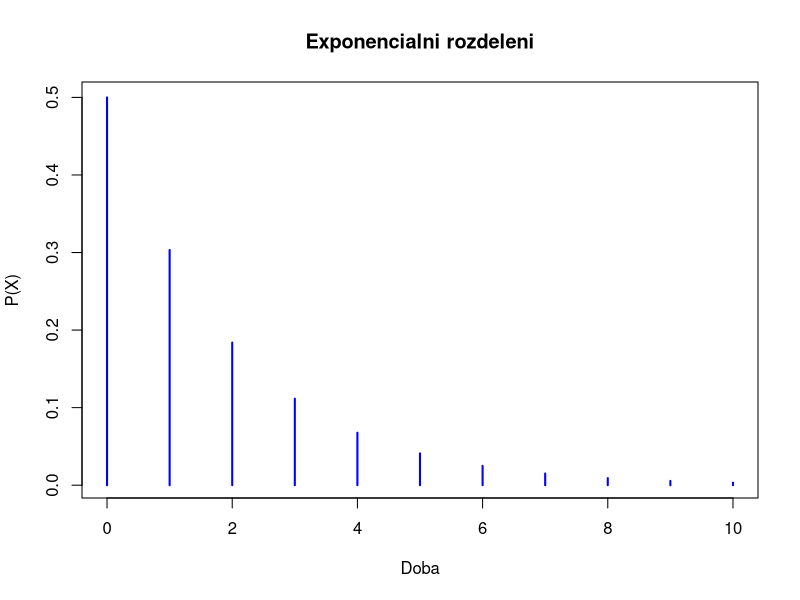
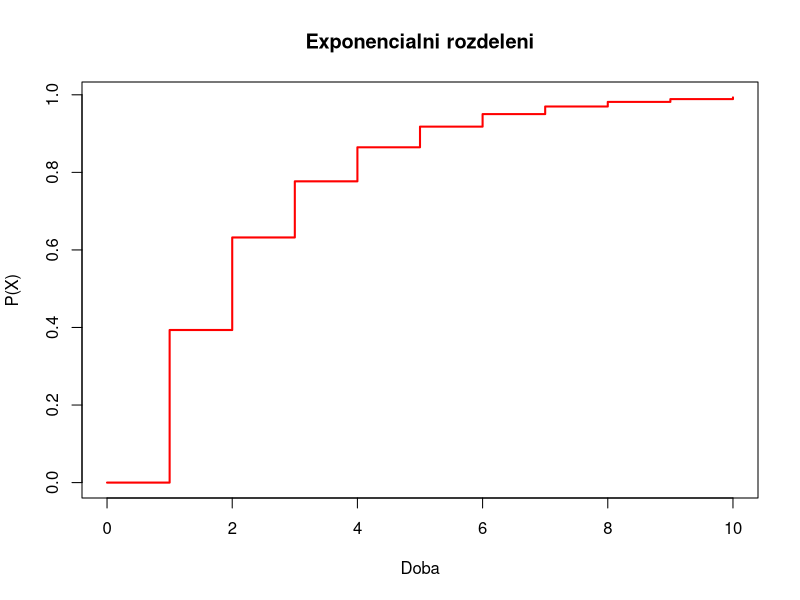
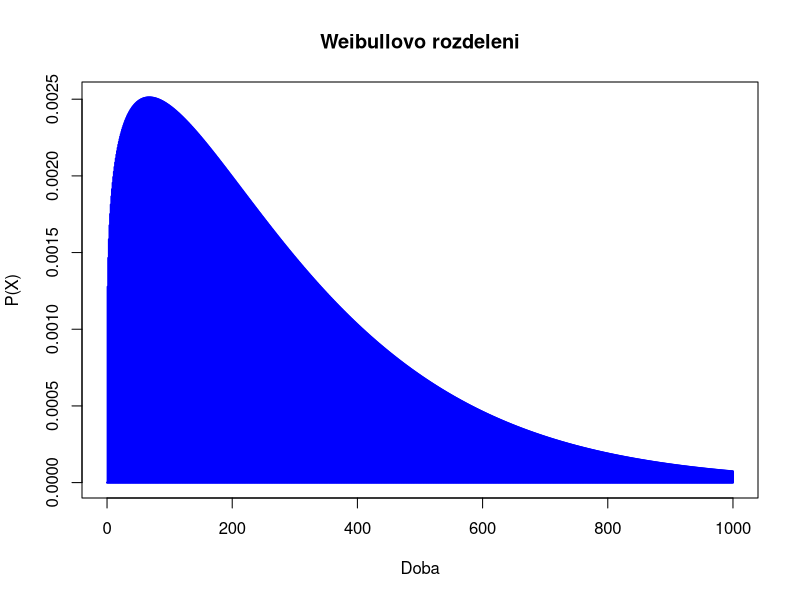
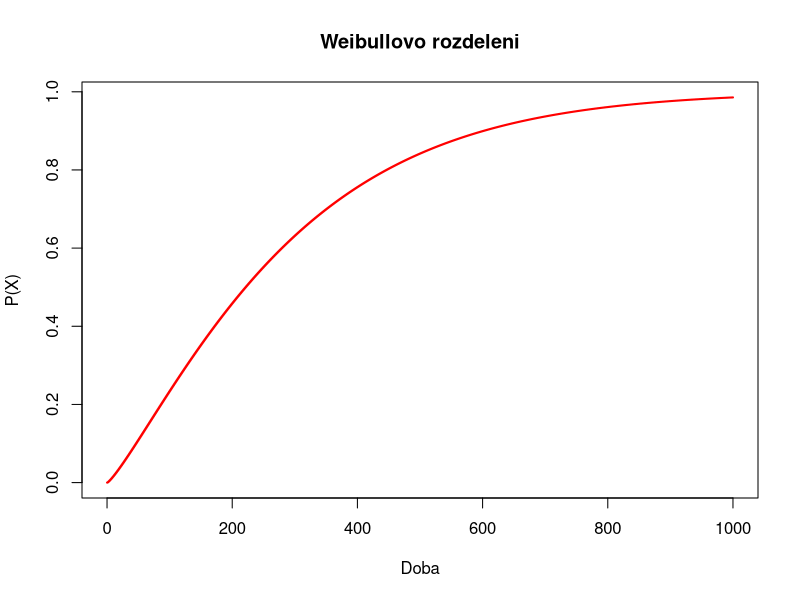
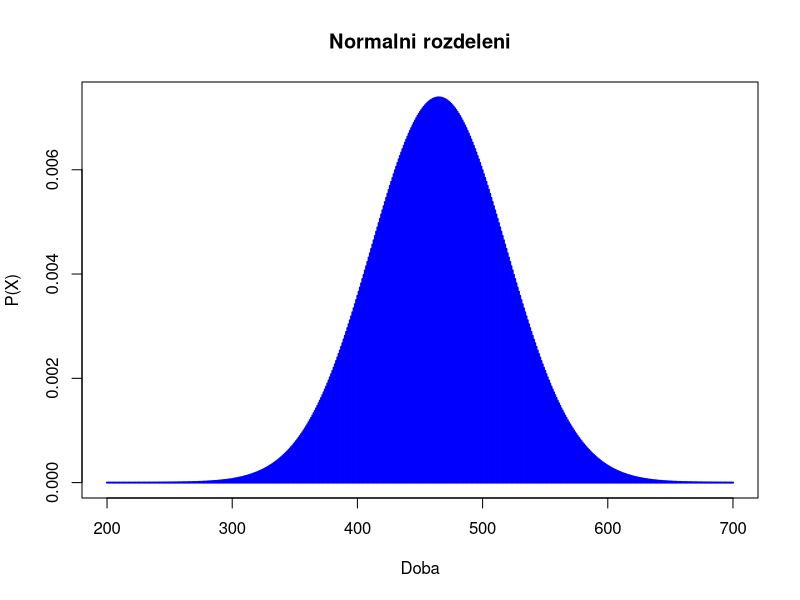
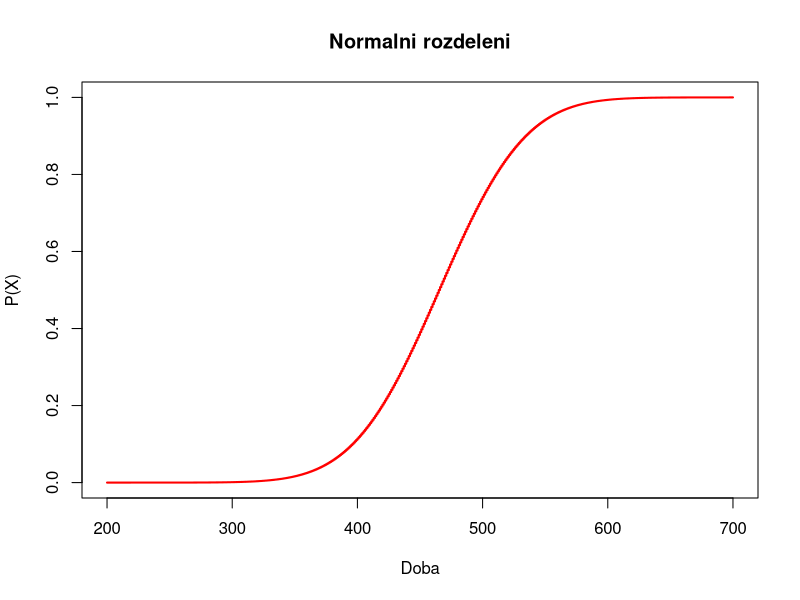

Write R code to recreate these figures, in order.
# decil - hodnota, pod kterou padá 10% hodnot
# 6 decil - hodnota, pod kterou padá 60% hodnot
# V R to dostanu napr. takto:
# qbinom(0.6, 200, 0.05)
# ---- Rovnoměrné rozdělení ----
# Hustota prabděpodobnosti je konstantní v intervalu (a, b) a mimo něj je nulová
# Střední hodnota: E(X) = (a + b) / 2
# Rozptyl: D(X) = (b - a)^2 / 12
# Matematicky zapis - Ro(a; b)
# a - dolní mez intervalu
# b - horní mez intervalu
# v R - dunif(x, a, b)
# ---- Exponenciální rozdělení ----
# Délka časových intervalů mezi událostmi které se vyskytují nezávisle s konstantní intenzitou
# Poissonův proces: události se vyskytují nezávisle s konstantní intenzitou
# Matematicky zapis - Exp(lambda)
# v R - dexp(x, lambda)
# lambda - hustota událostí - 1 / střední hodnota
# x - délka intervalu
# strendni hodnota: E(X) = 1 / lambda
# rozptyl: D(X) = 1 / lambda^2

sd = 2
lambda = 1 / sd

#graf hustoty pravdepodobnosti
x = 0:10
plot(x, dexp(x, lambda), type="h", lwd=2, col="blue", xlab="Doba", ylab="P(X)", main="Exponencialni rozdeleni")
#graf distribucni funkce
plot(x, pexp(x, lambda), type="s", lwd=2, col="red", xlab="Doba", ylab="P(X)", main="Exponencialni rozdeleni")

#pravdepodobnost, ze doba bude kratsi nez 1 den
pexp(1, lambda)

#pravdepodobnost, ze doba bude delsi nez 3 dny jestlize je 2 dni porad v tele
# P(X > 3 | X > 2) = P(X > 3) / P(X > 2) = 1 - P(X <= 3) / 1 - P(X <= 2)
(1 - pexp(3, lambda)) / (1 - pexp(2, lambda))

# urcete dolni kvartil a interpretujte ho
qexp(0.25, lambda)
# je 25% pravdepodobnost, ze potrebna k vylouceni leku z tela dospleho bude kratsi nez 0.57 dne

#  ---- Weibullovo rozdělení ----
# zoobecneni exponencialniho rozdeleni - lze jim modelovat i obdobi detskych nemoci a obdobi stanuti
# Matematicky zapis - Wb(scale, shape)
# v R - dweibull(x, scale, shape)

shape = 1.2
scale = 300
# hustota pravdepodobnosti
x = 0:1000
plot(x, dweibull(x, scale = scale, shape = shape), type="h", lwd=2, col="blue", xlab="Doba", ylab="P(X)", main="Weibullovo rozdeleni")
# distribucni funkce
plot(x, pweibull(x, scale = scale, shape = shape), type="s", lwd=2, col="red", xlab="Doba", ylab="P(X)", main="Weibullovo rozdeleni")

#pravdepodobnost pro dobu kratsi nez 250
pweibull(250, scale = scale, shape = shape)

#pravdepodobnost pro dobu delsi nez 320 jestlize se po 290 nic nestalo
# P(X > 320 | X > 290) = P(X > 320) / P(X > 290) = 1 - P(X <= 320) / 1 - P(X <= 290)
(1 - pweibull(320, scale = scale, shape = shape)) / (1 - pweibull(290, scale = scale, shape = shape))

# urcete 7.decil a interpretujte ho
# 7.decil - hodnota, pod kterou padá 70% hodnot
qweibull(0.7, scale = scale, shape = shape)
# Je 70% pravdepodobnost, ze reakci doba osoby bezne populace bude kratsi nez 350.2

#  ---- Normální rozdělení ----
# Popisuje náhodné veličiny, jejichž hodnoty se symetricky shlukují kolem střední hodnoty(gausova krivka)
# Matematicky zapis - N(μ, σ^2)
# v R - dnorm(x, mean, sd)
# μ/mean - střední hodnota
# σ/sd - směrodatná odchylka
#  Pravidlo 3 sigma 
# 99.7% hodnot lezi v intervalu (μ - 3σ, μ + 3σ)
# 95.4% hodnot lezi v intervalu (μ - 2σ, μ + 2σ)
# 68.2% hodnot lezi v intervalu (μ - σ, μ + σ)

mean = 465
sd = 54

# hustota pravdepodobnosti
x = 200:700
plot(x, dnorm(x, mean = mean, sd = sd), type="h", lwd=2, col="blue", xlab="Doba", ylab="P(X)", main="Normalni rozdeleni")
# distribucni funkce
plot(x, pnorm(x, mean = mean, sd = sd), type="s", lwd=2, col="red", xlab="Doba", ylab="P(X)", main="Normalni rozdeleni")

#pravdepodobnost pro hodnotu vetsi nez 400
1 - pnorm(400, mean = mean, sd = sd)
# na grafu distribucni funkce je to cast osy y od hodnoty pro 400 do 1

#urcete 95. percentil a interpretujte ho
qnorm(0.95, mean = mean, sd = sd)
# 95% procent muzu ma silu stisku mensi nez 553.8N

# jaka je pravdepodobnost ze v nahodneho vyberu 30 osob bude prumer vyssu nez 480
n <- 30  # velikost výběru
x <- 480  # hodnota průměru

#Pravděpodobnost, že průměrná síla stisku bude větší než 480 N
1 - pnorm(x, mean = mean, sd = sd / sqrt(n))

